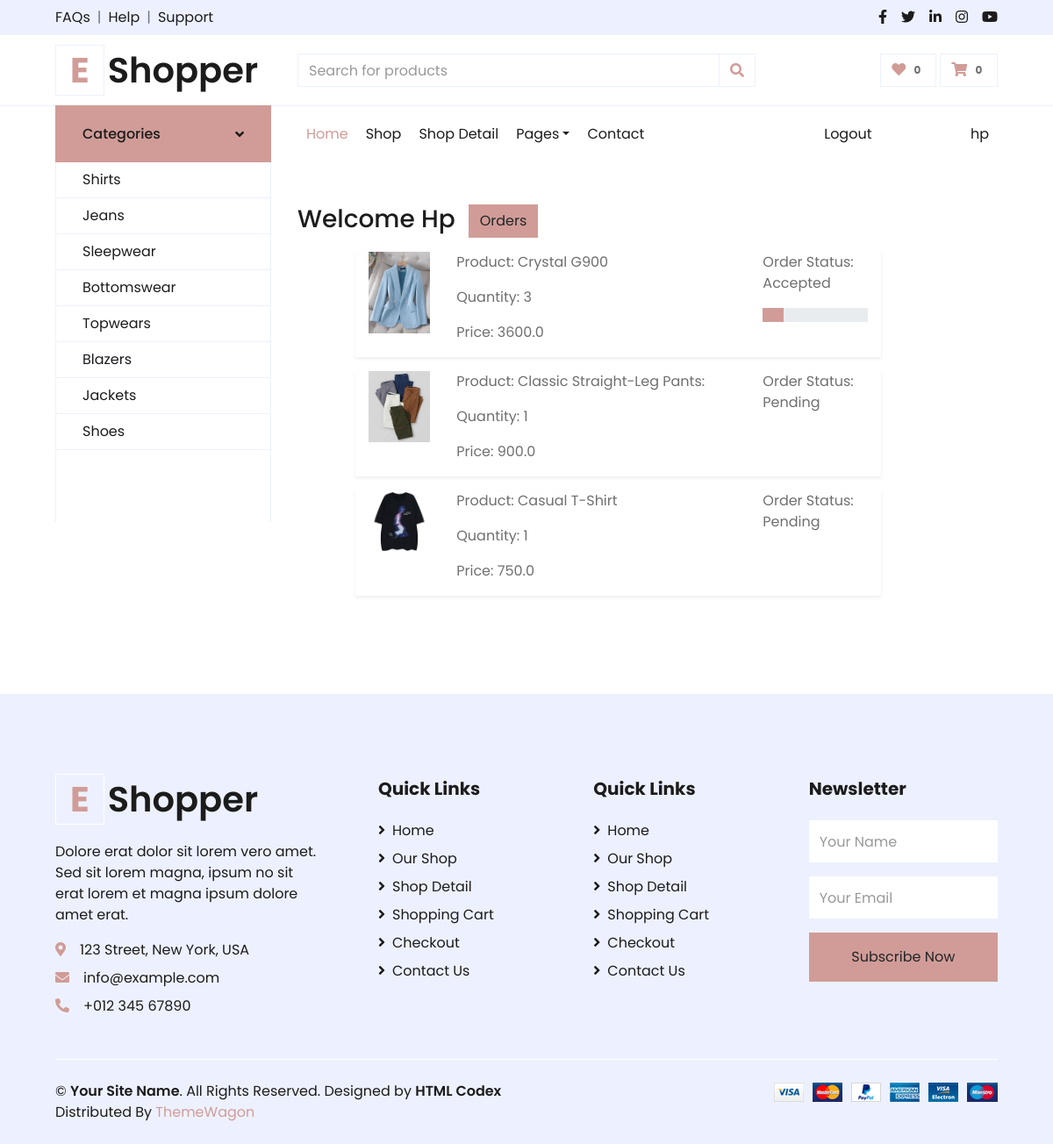
Screenshot of /orders/ (signed in) with the database file from the repository.
### consumer/models.py (models this page shows, shortened)
class OrderPlaced(models.Model):
    user = models.ForeignKey(User, on_delete = models.CASCADE)
    product = models.ForeignKey(Product, on_delete=models.CASCADE)
    customer = models.ForeignKey(Customer, on_delete=models.CASCADE)
    quantity = models.PositiveIntegerField(default=1)
    ordered_date = models.DateTimeField(auto_now=True)
    status = models.CharField(choices=STATUS_CHOICES , max_length=50, default='Pending')
    @property
    def total_cost(self):
        return self.quantity * self.product.discounted_price

class Product(models.Model):
    title = models.CharField(max_length=200)
    selling_price = models.FloatField()
    discounted_price = models.FloatField()
    brand = models.CharField(max_length=100)
    description = models.TextField()
    category = models.CharField(choices=CATEGORY_CHOICES, max_length=50)
    product_img = models.ImageField(upload_to='productimg')

### consumer/views.py (the view)
# urls.py: path('orders/',views.order,name='orders'),
@login_required
def order(request):
    print('dkakfka')
    op = OrderPlaced.objects.filter(user=request.user)
    return render(request,'consumer/orders.html',{'order_placed':op})

### consumer/templates/consumer/orders.html (shortened to what this page needs)
{% extends "core/base.html" %}
{% load static %}
{% block body %}
<div class="container my-5">
  <div class="row">
     <h3>Welcome <span class="text-capitalize">{{request.user}}</span></h3>
        <div class="col-sm-2 border-end">
         <ul class="list-unstyled">
            <li class="d-grid"><a href="{% url 'orders' %}" class="btn btn-primary">Orders</a></li>
        </ul>
        </div>
        <div class="col-sm-9 offset-sm-1">
            {% for op in order_placed  %}
            <div class="row shadow-sm mb-3">
                <div class="col-sm-2">
                    <img src="{{op.product.product_img.url}}" class="img-fluid" height="150" width="150" alt="">
                </div>
                <div class="col-sm-7">
                    <p>Product: {{op.product.title}}</p>
                    <p>Quantity: {{op.quantity}}</p>
                    <p>Price: {{op.total_cost}}</p>
                </div>
                <div class="col-sm-3 fw-bold">
                    <p>Order Status: {{op.status}}</p>
                    {% if op.status == 'Accepted' %}
                     <div class="progress">
                      <div class="progress-bar" role="progressbar" style="width: 20%;" aria-valuenow="20" aria-valuemin="0" aria-valuemax="100"></div>
                     </div>
                    {% endif %}
                </div>
            </div>
            {% endfor %}
        </div>
 </div>
</div>
{% endblock body %}

### core/templates/core/base.html (shortened to what this page needs)
{% load static %}
<!DOCTYPE html>
<html lang="en">
<head>
    <link href="https://cdnjs.cloudflare.com/ajax/libs/font-awesome/5.10.0/css/all.min.css" rel="stylesheet">
    <link href="{% static 'core/lib/owlcarousel/assets/owl.carousel.min.css' %}" rel="stylesheet">
    <link href="{% static 'core/css/style.css' %}" rel="stylesheet">
</head>
<body>
    <div class="container-fluid">
        <div class="row bg-secondary py-2 px-xl-5">
            <div class="col-lg-6 d-none d-lg-block">
                <div class="d-inline-flex align-items-center">
                    <a class="text-dark" href="">FAQs</a>
                    <span class="text-muted px-2">|</span>
                    <a class="text-dark" href="">Help</a>
                    <span class="text-muted px-2">|</span>
                    <a class="text-dark" href="">Support</a>
                </div>
            </div>
            <div class="col-lg-6 text-center text-lg-right">
                <div class="d-inline-flex align-items-center">
                    <a class="text-dark px-2" href="">
                        <i class="fab fa-facebook-f"></i>
                    </a>
                    <a class="text-dark px-2" href="">
                        <i class="fab fa-twitter"></i>
                    </a>
                    <a class="text-dark px-2" href="">
                        <i class="fab fa-linkedin-in"></i>
                    </a>
                    <a class="text-dark px-2" href="">
                        <i class="fab fa-instagram"></i>
                    </a>
                    <a class="text-dark pl-2" href="">
                        <i class="fab fa-youtube"></i>
                    </a>
                </div>
            </div>
        </div>
        <div class="row align-items-center py-3 px-xl-5">
            <div class="col-lg-3 d-none d-lg-block">
                <a href="{% url 'home' %}" class="text-decoration-none">
                    <h1 class="m-0 display-5 font-weight-semi-bold"><span class="text-primary font-weight-bold border px-3 mr-1">E</span>Shopper</h1>
                </a>
            </div>
            <div class="col-lg-6 col-6 text-left">
                <form action="/search" method="GET">
                    <div class="input-group">
                        <input type="text" class="form-control" placeholder="Search for products" name="query" id="query">
                        <div class="input-group-append">
                            <span class="input-group-text bg-transparent text-primary">
                                <i class="fa fa-search"></i>
                            </span>
                        </div>
                    </div>
                </form>
            </div>
            <div class="col-lg-3 col-6 text-right">
                <a href="" class="btn border">
                    <i class="fas fa-heart text-primary"></i>
                    <span class="badge">0</span>
                </a>
                <a href="" class="btn border">
                    <i class="fas fa-shopping-cart text-primary"></i>
                    <span class="badge">0</span>
                </a>
            </div>
        </div>
    </div>
    <div class="container-fluid mb-5">
        <div class="row border-top px-xl-5">
            <div class="col-lg-3 d-none d-lg-block">
                <a class="btn shadow-none d-flex align-items-center justify-content-between bg-primary text-white w-100" data-toggle="collapse" href="#navbar-vertical" style="height: 65px; margin-top: -1px; padding: 0 30px;">
                    <h6 class="m-0">Categories</h6>
                    <i class="fa fa-angle-down text-dark"></i>
                </a>
                <nav class="collapse show navbar navbar-vertical navbar-light align-items-start p-0 border border-top-0 border-bottom-0" id="navbar-vertical">
                    <div class="navbar-nav w-100 overflow-hidden" style="height: 410px">
                        <a href="{% url 'shirts' %}" class="nav-item nav-link">Shirts</a>
                        <a href="{% url 'jeans' %}" class="nav-item nav-link">Jeans</a>
                        <a href="{% url 'sleepwears' %}" class="nav-item nav-link">Sleepwear</a>
                        <a href="{% url 'bottomwears' %}" class="nav-item nav-link">Bottomswear</a>
                        <a href="{% url 'topwears' %}" class="nav-item nav-link">Topwears</a>
                        <a href="{% url 'blazzers' %}" class="nav-item nav-link">Blazers</a>
                        <a href="{% url 'jackets' %}" class="nav-item nav-link">Jackets</a>
                        <a href="{% url 'shoes' %}" class="nav-item nav-link">Shoes</a>
                    </div>
                </nav>
            </div>
            <div class="col-lg-9">
                <nav class="navbar navbar-expand-lg bg-light navbar-light py-3 py-lg-0 px-0">
                    <div class="collapse navbar-collapse justify-content-between" id="navbarCollapse">
                        <div class="navbar-nav mr-auto py-0">
                            <a href="{% url 'home' %}" class="nav-item nav-link active">Home</a>
                            <a href="{% url 'home' %}" class="nav-item nav-link">Shop</a>
                            <a href="{% url 'home' %}" class="nav-item nav-link">Shop Detail</a>
                            <div class="nav-item dropdown">
                                <a href="#" class="nav-link dropdown-toggle" data-toggle="dropdown">Pages</a>
                            </div>
                            <a href="contact.html" class="nav-item nav-link">Contact</a>
                        </div>
                        {% if not request.user.is_authenticated %}
                        <div class="navbar-nav ml-auto py-0">
                            <a href="{% url 'login' %}" class="nav-item nav-link">Login</a>
                            <a href="{% url 'register' %}" class="nav-item nav-link">Register</a>
                        </div>
                        {% elif request.user.is_authenticated %}
                         <div class="navbar-nav ml-auto py-0">
                            <a href="{% url 'logout' %}" class="nav-item nav-link">Logout</a>
                        </div>
                         <div class="navbar-nav ml-auto py-0">
                            <a href="{% url 'profile' %}" class="nav-item nav-link">{{request.user}}</a>
                        </div>
                        {% endif %}
                    </div>
                </nav>
                {% block body %} {% endblock  %}
            </div>
        </div>
    </div>
    <div class="container-fluid bg-secondary text-dark mt-5 pt-5">
        <div class="row px-xl-5 pt-5">
            <div class="col-lg-4 col-md-12 mb-5 pr-3 pr-xl-5">
                <a href="{% url 'home' %}" class="text-decoration-none">
                    <h1 class="mb-4 display-5 font-weight-semi-bold"><span class="text-primary font-weight-bold border border-white px-3 mr-1">E</span>Shopper</h1>
                </a>
                <p>Dolore erat dolor sit lorem vero amet. Sed sit lorem magna, ipsum no sit erat lorem et magna ipsum dolore amet erat.</p>
                <p class="mb-2"><i class="fa fa-map-marker-alt text-primary mr-3"></i>123 Street, New York, USA</p>
                <p class="mb-2"><i class="fa fa-envelope text-primary mr-3"></i>info@example.com</p>
                <p class="mb-0"><i class="fa fa-phone-alt text-primary mr-3"></i>+012 345 67890</p>
            </div>
            <div class="col-lg-8 col-md-12">
                <div class="row">
                    <div class="col-md-4 mb-5">
                        <h5 class="font-weight-bold text-dark mb-4">Quick Links</h5>
                        <div class="d-flex flex-column justify-content-start">
                            <a class="text-dark mb-2" href="{% url 'home' %}"><i class="fa fa-angle-right mr-2"></i>Home</a>
                            <a class="text-dark mb-2" href="{% url 'home' %}"><i class="fa fa-angle-right mr-2"></i>Our Shop</a>
                            <a class="text-dark mb-2" href="{% url 'home' %}"><i class="fa fa-angle-right mr-2"></i>Shop Detail</a>
                            <a class="text-dark mb-2" href="{% url 'cart' %}"><i class="fa fa-angle-right mr-2"></i>Shopping Cart</a>
                            <a class="text-dark mb-2" href="{% url 'checkout' %}"><i class="fa fa-angle-right mr-2"></i>Checkout</a>
                            <a class="text-dark" href="contact.html"><i class="fa fa-angle-right mr-2"></i>Contact Us</a>
                        </div>
                    </div>
                    <div class="col-md-4 mb-5">
                        <h5 class="font-weight-bold text-dark mb-4">Quick Links</h5>
                        <div class="d-flex flex-column justify-content-start">
                            <a class="text-dark mb-2" href="{% url 'home' %}"><i class="fa fa-angle-right mr-2"></i>Home</a>
                            <a class="text-dark mb-2" href="{% url 'home' %}"><i class="fa fa-angle-right mr-2"></i>Our Shop</a>
                            <a class="text-dark mb-2" href="{% url 'home' %}"><i class="fa fa-angle-right mr-2"></i>Shop Detail</a>
                            <a class="text-dark mb-2" href="{% url 'cart' %}"><i class="fa fa-angle-right mr-2"></i>Shopping Cart</a>
                            <a class="text-dark mb-2" href="{% url 'checkout' %}"><i class="fa fa-angle-right mr-2"></i>Checkout</a>
                            <a class="text-dark" href="contact.html"><i class="fa fa-angle-right mr-2"></i>Contact Us</a>
                        </div>
                    </div>
                    <div class="col-md-4 mb-5">
                        <h5 class="font-weight-bold text-dark mb-4">Newsletter</h5>
                        <form action="">
                            <div class="form-group">
                                <input type="text" class="form-control border-0 py-4" placeholder="Your Name" required="required" />
                            </div>
                            <div class="form-group">
                                <input type="email" class="form-control border-0 py-4" placeholder="Your Email"
                                    required="required" />
                            </div>
                            <div>
                                <button class="btn btn-primary btn-block border-0 py-3" type="submit">Subscribe Now</button>
                            </div>
                        </form>
                    </div>
                </div>
            </div>
        </div>
        <div class="row border-top border-light mx-xl-5 py-4">
            <div class="col-md-6 px-xl-0">
                <p class="mb-md-0 text-center text-md-left text-dark">
                    &copy; <a class="text-dark font-weight-semi-bold" href="#">Your Site Name</a>. All Rights Reserved. Designed
                    by
                    <a class="text-dark font-weight-semi-bold" href="https://htmlcodex.com">HTML Codex</a><br>
                    Distributed By <a href="https://themewagon.com" target="_blank">ThemeWagon</a>
                </p>
            </div>
            <div class="col-md-6 px-xl-0 text-center text-md-right">
                <img class="img-fluid" src="{% static 'core/img/payments.png' %}" alt="">
            </div>
        </div>
    </div>
</body>
</html>

### rows the page displays
OrderPlaced: product.product_img (picture), product "Crystal G900", quantity "3", total_cost "3600.0", status "Accepted"
OrderPlaced: product.product_img (picture), product "Classic Straight-Leg Pants:", quantity "1", total_cost "900.0", status "Pending"
OrderPlaced: product.product_img (picture), product "Casual T-Shirt", quantity "1", total_cost "750.0", status "Pending"

### other values shown
{{ request.user }} "hp"
{{ request.user }} "Hp"
